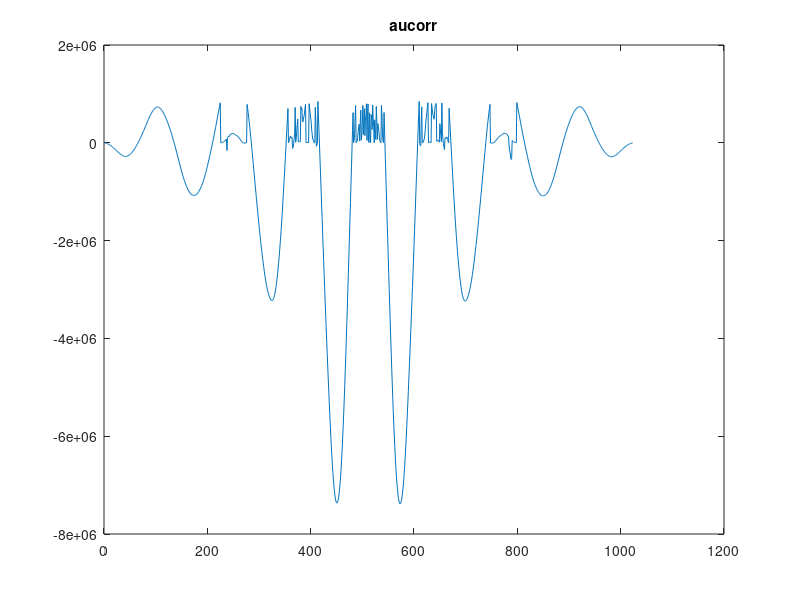
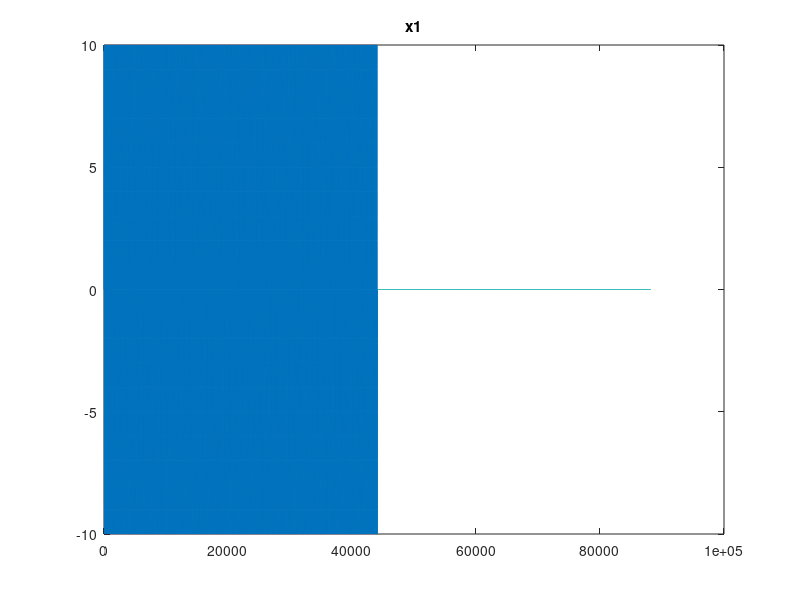
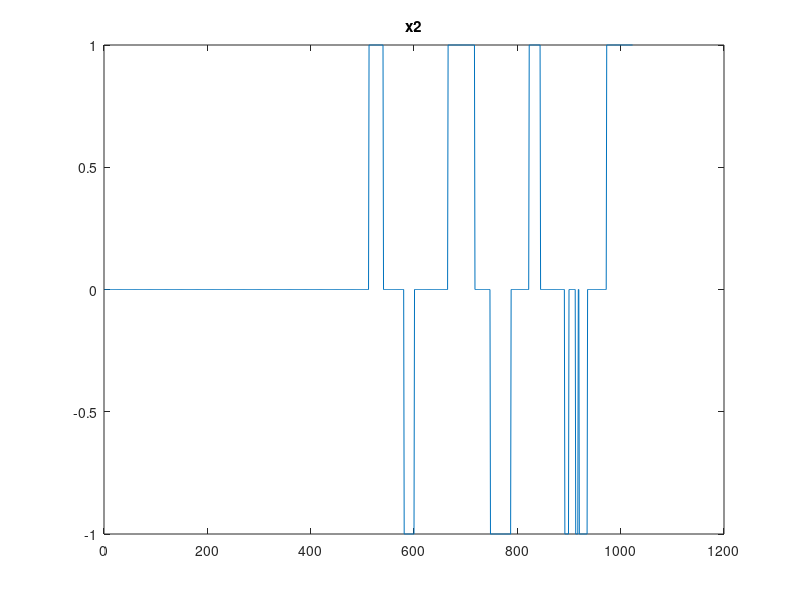
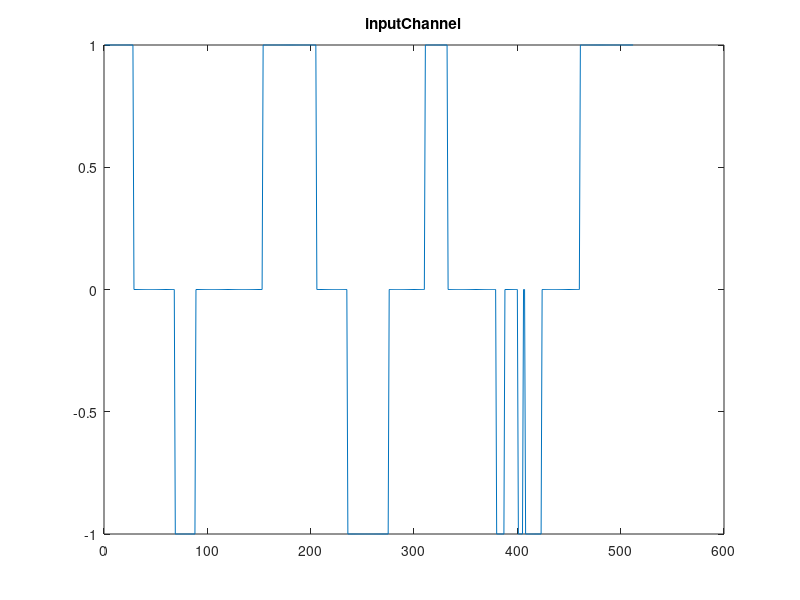

Write the MATLAB code that produced these figures, in order.
clear all;
clc;
close all;

fileID = fopen('aucorr.txt');
D = textscan(fileID,'%d','Delimiter','\n','CollectOutput', true);
figure
plot(D{1})
aucorr = D{1};
title('aucorr');

fileID = fopen('x1.txt');
D = textscan(fileID,'%d','Delimiter','\n','CollectOutput', true);
figure
plot(D{1})
x1 = D{1};
title('x1');

fileID = fopen('x2.txt');
D = textscan(fileID,'%d','Delimiter','\n','CollectOutput', true);
figure
plot(D{1})
x2 = D{1};
title('x2');

fileID = fopen('inputChannel.txt');
D = textscan(fileID,'%d','Delimiter','\n','CollectOutput', true);
figure
plot(D{1})
inputData = D{1};
title('inputChannel');